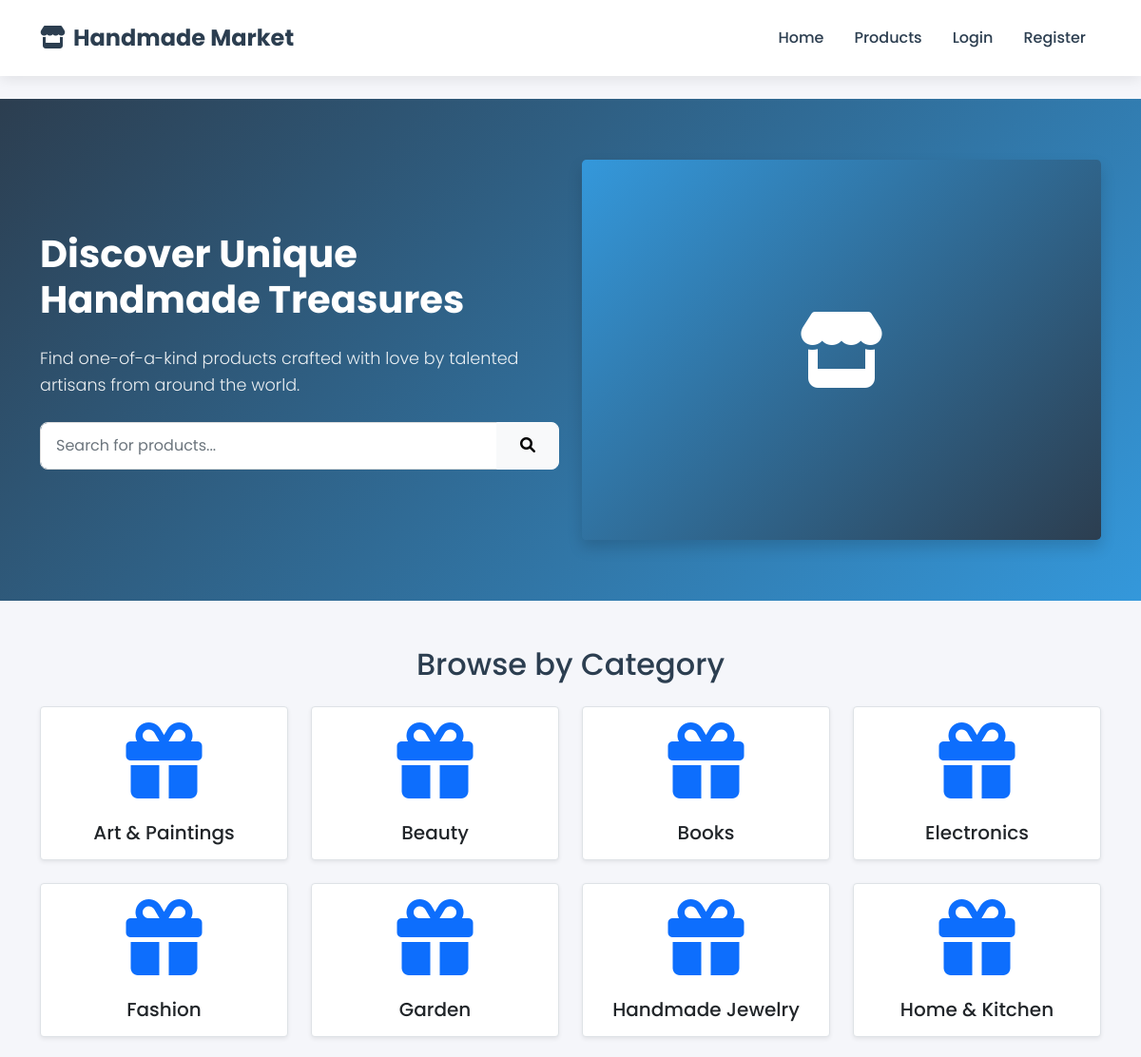
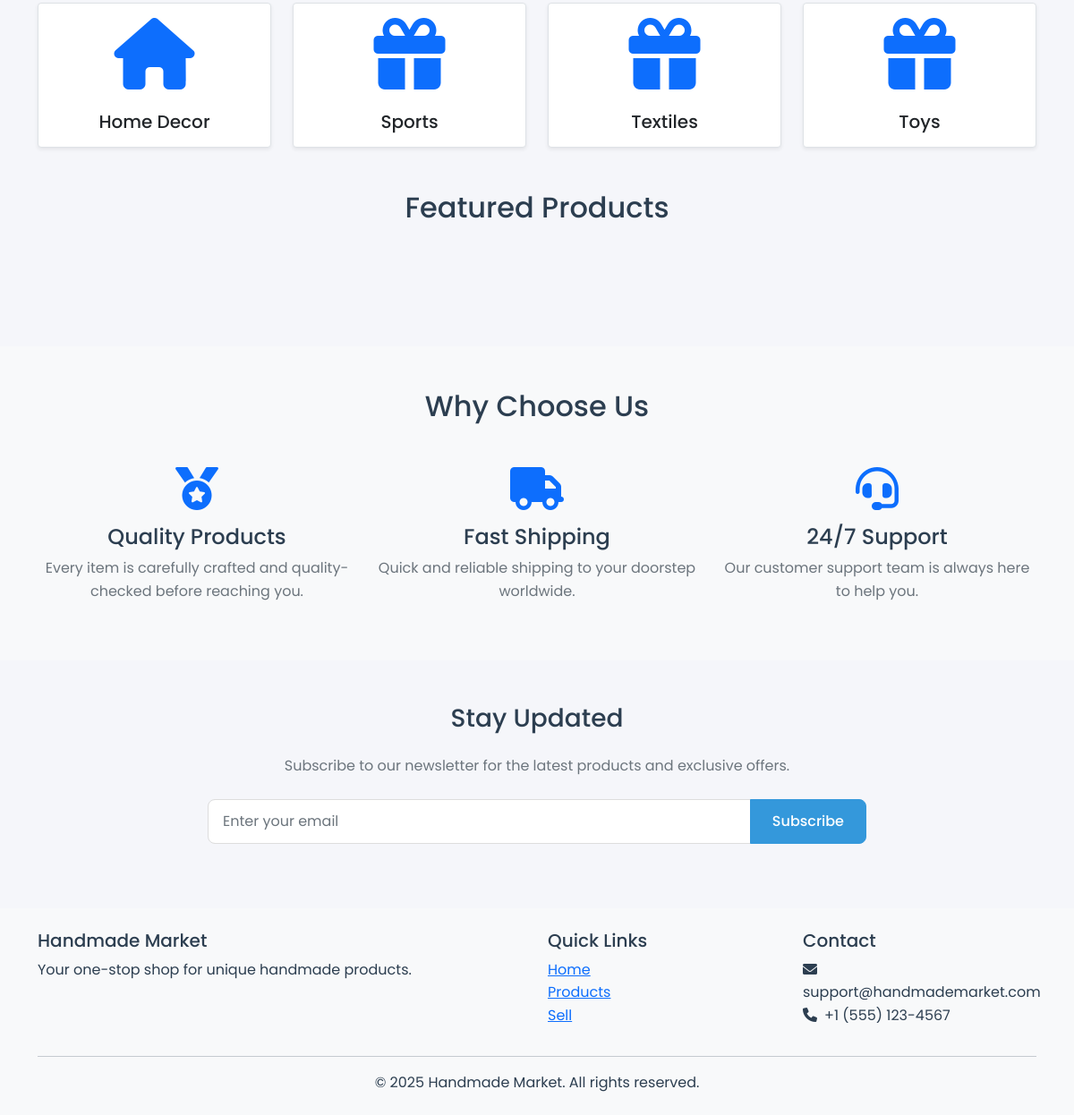
The page / on the database its author committed (2 pictures, top to bottom).
### marketplace/models.py (models this page shows, shortened)
class Category(models.Model):
    name = models.CharField(max_length=100, unique=True)
    description = models.TextField(blank=True)
    image = models.ImageField(upload_to='categories/', blank=True, null=True)
    created_at = models.DateTimeField(auto_now_add=True)
    updated_at = models.DateTimeField(auto_now=True)
    class Meta:
        verbose_name_plural = 'Categories'
        ordering = ['name']

### marketplace/views.py (the view)
# urls.py: 2. Add a URL to urlpatterns:  path('', views.home, name='home')
def home(request):
    products = Product.objects.filter(is_active=True).order_by('-created_at')[:8]
    categories = Category.objects.only('id', 'name').all()
    search_form = ProductSearchForm()
    context = {
        'products': products,
        'categories': categories,
        'search_form': search_form,
    }
    return render(request, 'marketplace/home.html', context)

### marketplace/forms.py
class ProductSearchForm(forms.Form):
    query = forms.CharField(required=False, widget=forms.TextInput(attrs={'placeholder': 'Search products...'}))
    category = forms.ModelChoiceField(queryset=None, required=False)
    min_price = forms.DecimalField(required=False, min_value=0)
    max_price = forms.DecimalField(required=False, min_value=0)
    def __init__(self, *args, **kwargs):
        super().__init__(*args, **kwargs)
        from .models import Category
        self.fields['category'].queryset = Category.objects.all()

### templates/marketplace/home.html (shortened to what this page needs)
{% extends 'base.html' %}
{% load static %}
{% block content %}
<section class="hero-section">
    <div class="container">
        <div class="row align-items-center">
            <div class="col-lg-6">
                <h1 class="display-4 fw-bold mb-4">Discover Unique Handmade Treasures</h1>
                <p class="lead mb-4">Find one-of-a-kind products crafted with love by talented artisans from around the world.</p>
                <form action="{% url 'marketplace:product_list' %}" method="get" class="search-bar">
                    <div class="input-group">
                        <input type="text" name="q" class="form-control" placeholder="Search for products...">
                        <button class="btn btn-light" type="submit">
                            <i class="fas fa-search"></i>
                        </button>
                    </div>
                </form>
            </div>
            <div class="col-lg-6 d-none d-lg-block">
                <div class="hero-image-placeholder rounded-3 shadow" style="background: linear-gradient(135deg, #3498db, #2c3e50); height: 400px; display: flex; align-items: center; justify-content: center;">
                    <i class="fas fa-store fa-5x text-white"></i>
                </div>
            </div>
        </div>
    </div>
</section>
<section class="mb-5">
    <div class="container">
        <h2 class="text-center mb-4">Browse by Category</h2>
        <div class="row g-4">
            {% for category in categories %}
            <div class="col-6 col-md-3">
                <a href="{% url 'marketplace:product_list' %}?category={{ category.id }}" class="text-decoration-none">
                    <div class="category-card h-100 p-3 text-center border rounded shadow-sm">
                        <div class="category-icon mb-3">
                            {% if category.name == 'Jewelry' %}
                            <i class="fas fa-gem fa-2x text-primary"></i>
                            {% elif category.name == 'Home Decor' %}
                            <i class="fas fa-home fa-2x text-primary"></i>
                            {% elif category.name == 'Clothing' %}
                            <i class="fas fa-tshirt fa-2x text-primary"></i>
                            {% elif category.name == 'Art' %}
                            <i class="fas fa-palette fa-2x text-primary"></i>
                            {% elif category.name == 'Accessories' %}
                            <i class="fas fa-glasses fa-2x text-primary"></i>
                            {% else %}
                            <i class="fas fa-gift fa-2x text-primary"></i>
                            {% endif %}
                        </div>
                        <h5 class="mb-0 text-dark">{{ category.name }}</h5>
                    </div>
                </a>
            </div>
            {% endfor %}
        </div>
    </div>
</section>
<section class="mb-5">
    <div class="container">
        <h2 class="text-center mb-4">Featured Products</h2>
        <div class="product-grid">
        </div>
    </div>
</section>
<section class="mb-5 py-5 bg-light">
    <div class="container">
        <h2 class="text-center mb-5">Why Choose Us</h2>
        <div class="row g-4">
            <div class="col-md-4">
                <div class="text-center">
                    <i class="fas fa-medal fa-3x text-primary mb-3"></i>
                    <h4>Quality Products</h4>
                    <p class="text-muted">Every item is carefully crafted and quality-checked before reaching you.</p>
                </div>
            </div>
            <div class="col-md-4">
                <div class="text-center">
                    <i class="fas fa-truck fa-3x text-primary mb-3"></i>
                    <h4>Fast Shipping</h4>
                    <p class="text-muted">Quick and reliable shipping to your doorstep worldwide.</p>
                </div>
            </div>
            <div class="col-md-4">
                <div class="text-center">
                    <i class="fas fa-headset fa-3x text-primary mb-3"></i>
                    <h4>24/7 Support</h4>
                    <p class="text-muted">Our customer support team is always here to help you.</p>
                </div>
            </div>
        </div>
    </div>
</section>
<section class="mb-5">
    <div class="container">
        <div class="row justify-content-center">
            <div class="col-md-8 text-center">
                <h3 class="mb-4">Stay Updated</h3>
                <p class="text-muted mb-4">Subscribe to our newsletter for the latest products and exclusive offers.</p>
                <form class="newsletter-form">
                    <div class="input-group">
                        <input type="email" class="form-control" placeholder="Enter your email">
                        <button class="btn btn-primary" type="submit">Subscribe</button>
                    </div>
                </form>
            </div>
        </div>
    </div>
</section>
{% endblock %}

### templates/base.html (shortened to what this page needs)
{% load static %}
<!DOCTYPE html>
<html lang="en">
<head>
    <link href="https://cdn.jsdelivr.net/npm/bootstrap@5.1.3/dist/css/bootstrap.min.css" rel="stylesheet">
    <link rel="stylesheet" href="https://cdnjs.cloudflare.com/ajax/libs/font-awesome/6.0.0/css/all.min.css">
    <link rel="stylesheet" href="{% static 'css/style.css' %}">
</head>
<body>
    <nav class="navbar navbar-expand-lg navbar-light sticky-top">
        <div class="container">
            <a class="navbar-brand" href="{% url 'marketplace:home' %}">
                <i class="fas fa-store me-2"></i>Handmade Market
            </a>
            <div class="collapse navbar-collapse" id="navbarNav">
                <ul class="navbar-nav ms-auto">
                    <li class="nav-item">
                        <a class="nav-link" href="{% url 'marketplace:home' %}">Home</a>
                    </li>
                    <li class="nav-item">
                        <a class="nav-link" href="{% url 'marketplace:product_list' %}">Products</a>
                    </li>
                    {% if user.is_authenticated %}
                        <li class="nav-item">
                            <a class="nav-link" href="{% url 'marketplace:sell_product' %}">Sell</a>
                        </li>
                        <li class="nav-item">
                            <a class="nav-link" href="{% url 'marketplace:cart' %}">
                                <i class="fas fa-shopping-cart"></i>
                                Cart
                            </a>
                        </li>
                        <li class="nav-item dropdown">
                            <a class="nav-link dropdown-toggle" href="#" id="navbarDropdown" role="button" data-bs-toggle="dropdown">
                                <i class="fas fa-user"></i>
                                {{ user.username }}
                            </a>
                            <ul class="dropdown-menu">
                                <li><a class="dropdown-item" href="{% url 'marketplace:profile' %}">Profile</a></li>
                                <li><a class="dropdown-item" href="{% url 'marketplace:order_list' %}">Orders</a></li>
                                <li><hr class="dropdown-divider"></li>
                                <li><a class="dropdown-item" href="{% url 'logout' %}">Logout</a></li>
                            </ul>
                        </li>
                    {% else %}
                        <li class="nav-item">
                            <a class="nav-link" href="{% url 'login' %}">Login</a>
                        </li>
                        <li class="nav-item">
                            <a class="nav-link" href="{% url 'marketplace:register' %}">Register</a>
                        </li>
                    {% endif %}
                </ul>
            </div>
        </div>
    </nav>
    <main class="py-4">
        {% block content %}{% endblock %}
    </main>
    <footer class="bg-light py-4 mt-auto">
        <div class="container">
            <div class="row">
                <div class="col-md-6">
                    <h5>Handmade Market</h5>
                    <p>Your one-stop shop for unique handmade products.</p>
                </div>
                <div class="col-md-3">
                    <h5>Quick Links</h5>
                    <ul class="list-unstyled">
                        <li><a href="{% url 'marketplace:home' %}">Home</a></li>
                        <li><a href="{% url 'marketplace:product_list' %}">Products</a></li>
                        <li><a href="{% url 'marketplace:sell_product' %}">Sell</a></li>
                    </ul>
                </div>
                <div class="col-md-3">
                    <h5>Contact</h5>
                    <ul class="list-unstyled">
                        <li><i class="fas fa-envelope me-2"></i>support@handmademarket.com</li>
                        <li><i class="fas fa-phone me-2"></i>+1 (555) 123-4567</li>
                    </ul>
                </div>
            </div>
            <hr>
            <div class="text-center">
                <p class="mb-0">&copy; {% now "Y" %} Handmade Market. All rights reserved.</p>
            </div>
        </div>
    </footer>
</body>
</html>

### static/css/style.css (style rules this page uses)
:root { --primary-color: #2c3e50; --secondary-color: #3498db; --accent-color: #e74c3c; --text-color: #2c3e50; --light-gray: #f8f9fa; --border-radius: 8px; --box-shadow: 0 2px 15px rgba(0, 0, 0, 0.1); --transition: all 0.3s ease; }
body { font-family: 'Poppins', sans-serif; color: var(--text-color); line-height: 1.6; background-color: #f5f6fa; }
.navbar { background-color: white; box-shadow: var(--box-shadow); padding: 1rem 0; }
.navbar-brand { font-weight: 700; color: var(--primary-color) !important; font-size: 1.5rem; }
.nav-link { color: var(--text-color) !important; font-weight: 500; transition: var(--transition); padding: 0.5rem 1rem !important; }
.hero-section { background: linear-gradient(135deg, var(--primary-color), var(--secondary-color)); color: white; padding: 4rem 0; margin-bottom: 3rem; }
.hero-section h1 { font-size: 2.5rem; font-weight: 700; margin-bottom: 1rem; }
.hero-section p { font-size: 1.1rem; opacity: 0.9; }
.category-card { text-align: center; padding: 1.5rem; background: white; border-radius: var(--border-radius); transition: var(--transition); }
.category-icon { font-size: 2.5rem; color: var(--secondary-color); margin-bottom: 1rem; }
.btn { padding: 0.6rem 1.5rem; border-radius: var(--border-radius); font-weight: 500; transition: var(--transition); }
.btn-primary { background-color: var(--secondary-color); border-color: var(--secondary-color); }
.form-control { border-radius: var(--border-radius); padding: 0.75rem 1rem; border: 1px solid #ddd; transition: var(--transition); }
.product-grid { display: grid; grid-template-columns: repeat(auto-fill, minmax(250px, 1fr)); gap: 2rem; padding: 2rem 0; }

### rows shown on the page
Category: name "Art & Paintings"
Category: name "Beauty"
Category: name "Books"
Category: name "Electronics"
Category: name "Fashion"
Category: name "Garden"
Category: name "Handmade Jewelry"
Category: name "Home & Kitchen"
Category: name "Home Decor"
Category: name "Sports"
Category: name "Textiles"
Category: name "Toys"
